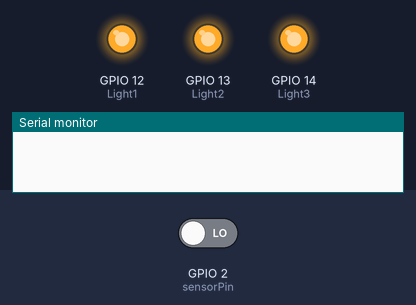
The sketch below on a simulated ESP8266 (NodeMCU). Shown: output pins drawn as LEDs (lit = HIGH), the last lines printed to the serial monitor. The inputs (shaded band) are chosen by the test bench; at power-on: GPIO 2 (sensorPin) LOW.

Above: at 0.1 s.
At 121.1 s:
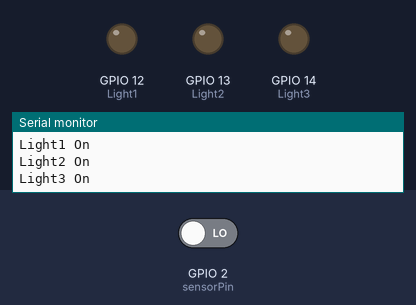
Timing chart, 0 to 122.6 s (numbered marks = the images above):
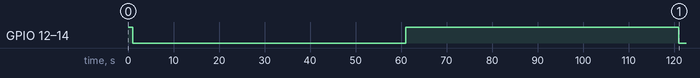

Measured:
- by itself, GPIO 12 (Light1), GPIO 13 (Light2), GPIO 14 (Light3): HIGH → LOW at 1.0 s, → HIGH 60.0 s later, → LOW 60.0 s later

The sketch:

WaterFlow.ino
```cpp
# define Light1 12
# define Light2 13
# define Light3 14

#define ms_per_hour  3600000
#define ms_per_min    60000
#define ms_per_sec    1000

long OnHrDelay  = 18;
long OnMinDelay = 1;

long OnHrDelayconvOn  = OnHrDelay * ms_per_hour;
long OnMinDelayconvOn = OnMinDelay * ms_per_min;
long Zone1TotalOnTime = OnHrDelayconvOn + OnMinDelayconvOn;

long OffHrDelay  = 18;
long OffMinDelay = 1;

long OffHrDelayconvOff  = OffHrDelay * ms_per_hour;
long OffMinDelayconvOff = OffMinDelay * ms_per_min;
long Zone1TotalOffTime = OffHrDelayconvOff + OffMinDelayconvOff;

int sensorPin = 2;
volatile long pulse;
unsigned long lastTime;

float volume;

void setup() {
  pinMode(sensorPin, INPUT);
  Serial.begin(115200);
  attachInterrupt(digitalPinToInterrupt(sensorPin), increase, RISING);

  pinMode(Light1, OUTPUT);
  digitalWrite(Light1, HIGH);

  pinMode(Light2, OUTPUT);
  digitalWrite(Light2, HIGH);

  pinMode(Light3, OUTPUT);
  digitalWrite(Light3, HIGH);
}

void onfun()
{
  Serial.println("Light1 On");
  pinMode(Light1, OUTPUT);
  digitalWrite(Light1, LOW);

  Serial.println("Light2 On");
  pinMode(Light2, OUTPUT);
  digitalWrite(Light2, LOW);

  Serial.println("Light3 On");
  pinMode(Light3, OUTPUT);
  digitalWrite(Light3, LOW);
}

void offfun()
{
  Serial.println("Light1 Off");
  pinMode(Light1, OUTPUT);
  digitalWrite(Light1, HIGH);

  Serial.println("Light2 Off");
  pinMode(Light2, OUTPUT);
  digitalWrite(Light2, HIGH);

  Serial.println("Light3 Off");
  pinMode(Light3, OUTPUT);
  digitalWrite(Light3, HIGH);
}

ICACHE_RAM_ATTR void increase() {
  pulse++;
  volume = 2.663 * pulse / 1000 * 30;
  if (millis() - lastTime > 2000) {
    pulse = 0;
    lastTime = millis();
  }
  Serial.print(volume);
  Serial.println(" L/m");
}

void loop() {
  unsigned long currentMillis = millis();
  unsigned long SCpreviousMillis = 0;
  if (currentMillis - SCpreviousMillis >= 500) {
    SCpreviousMillis = currentMillis;
    increase();
  }
  unsigned long ATcurrentMillis = millis();
  unsigned long ATpreviousMillis = 0;
  if (ATcurrentMillis - ATpreviousMillis >= 1000) {
    ATpreviousMillis = ATcurrentMillis;
    onfun();
    delay(OnMinDelayconvOn);
    offfun();
    delay(OffMinDelayconvOff);
  }
}
```
